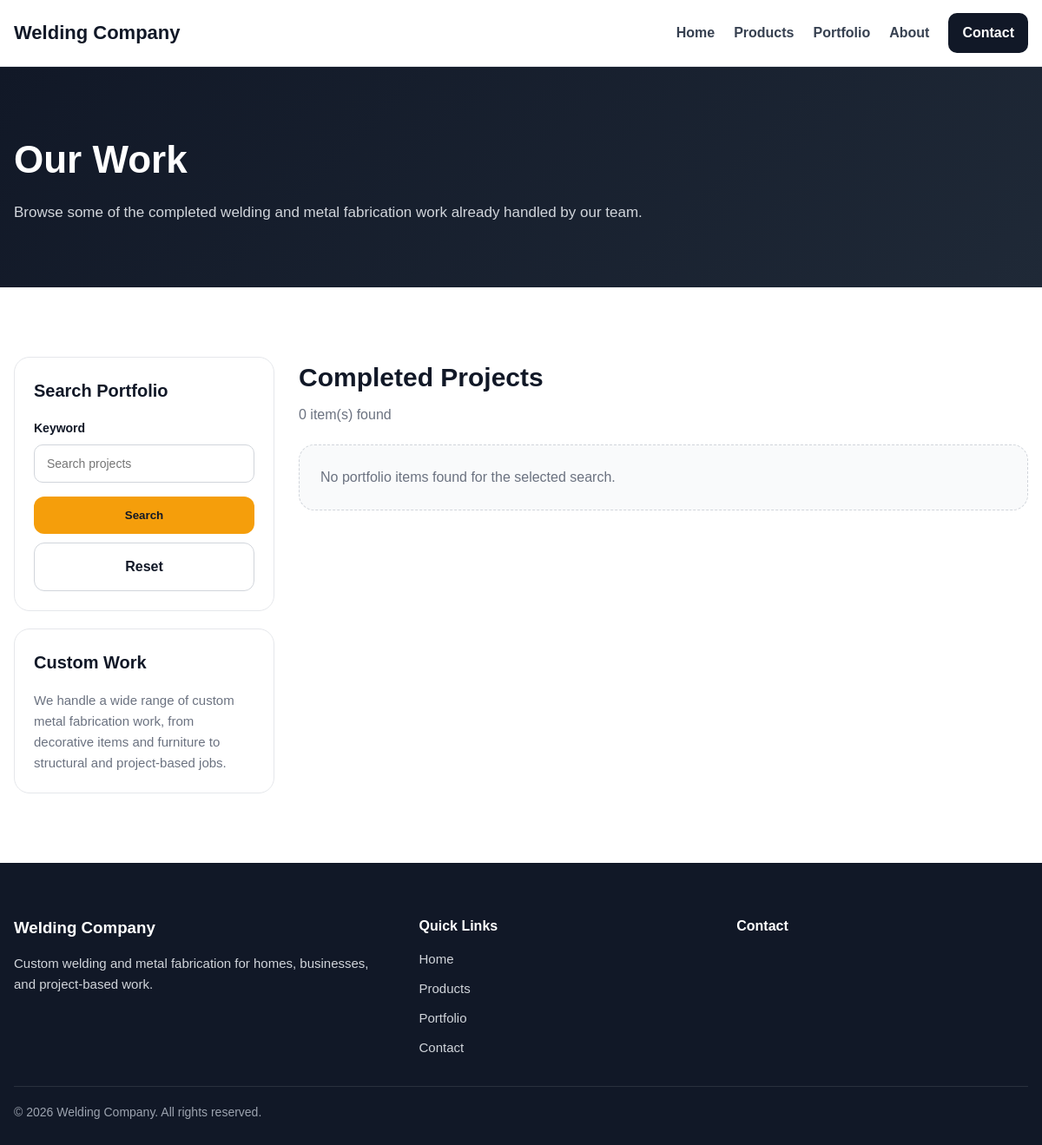
/portfolio.php, run on an earlier commit of the app's database.
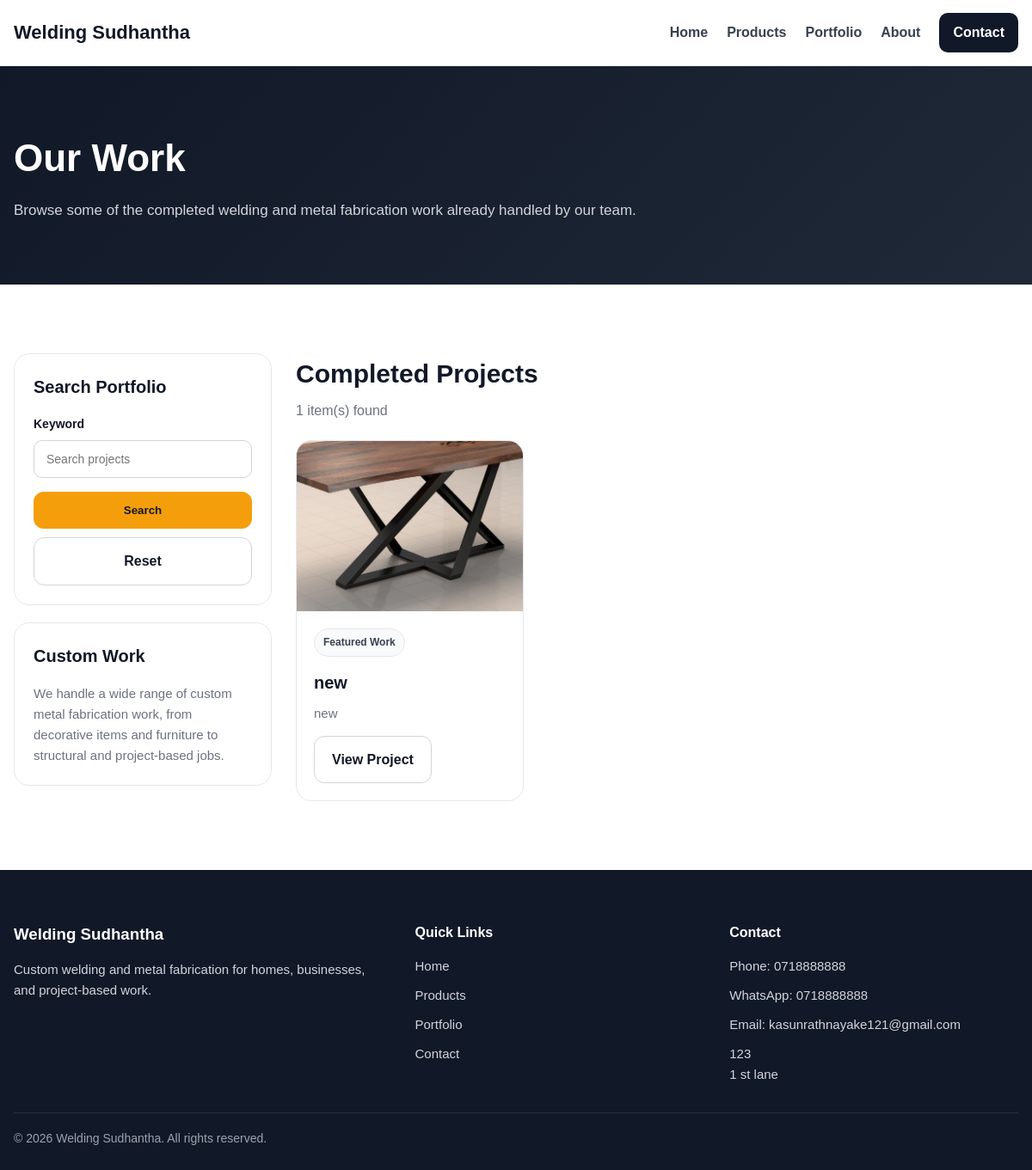
And on a later commit of the database.
### tables this page shows
CREATE TABLE `site_settings` (
  `id` int NOT NULL,
  `site_name` varchar(200) NOT NULL,
  `phone` varchar(50) DEFAULT NULL,
  `whatsapp` varchar(50) DEFAULT NULL,
  `email` varchar(150) DEFAULT NULL,
  `address` text,
  `hero_title` varchar(255) DEFAULT NULL,
  `hero_subtitle` text
);

CREATE TABLE `portfolio_items` (
  `id` int NOT NULL,
  `title` varchar(200) NOT NULL,
  `slug` varchar(220) NOT NULL,
  `short_description` text,
  `full_description` text,
  `is_featured` tinyint(1) DEFAULT '0',
  `status` tinyint(1) DEFAULT '1',
  `created_at` timestamp NULL DEFAULT CURRENT_TIMESTAMP
);

### includes/functions.php (called while the page is built, shortened)
<?php
function e($value): string
{
    return htmlspecialchars((string)($value ?? ''), ENT_QUOTES, 'UTF-8');
}
function get_site_settings(PDO $pdo): array
{
    $stmt = $pdo->query("SELECT * FROM site_settings ORDER BY id ASC LIMIT 1");
    $settings = $stmt->fetch();
    return $settings ?: [
        'site_name' => 'Welding Company',
        'phone' => '',
        'whatsapp' => '',
        'email' => '',
        'address' => '',
        'hero_title' => 'Custom Welding & Metal Fabrication',
        'hero_subtitle' => 'We build metal products and custom fabrication work for homes, businesses, and projects.'
    ];
}
function get_public_portfolio_items(PDO $pdo, string $search = ''): array
{
    $sql = "
        SELECT pi.*,
               (
                   SELECT pim.image_path
                   FROM portfolio_images pim
                   WHERE pim.portfolio_item_id = pi.id
                   ORDER BY pim.sort_order ASC, pim.id ASC
                   LIMIT 1
               ) AS primary_image
        FROM portfolio_items pi
        WHERE pi.status = 1
    ";
    $params = [];
    $sql .= " ORDER BY pi.is_featured DESC, pi.id DESC ";
    $stmt = $pdo->prepare($sql);
    $stmt->execute($params);
    return $stmt->fetchAll();
}

### portfolio.php (the view, shortened to what the changed rows need)
<?php
require_once __DIR__ . '/includes/db.php';
require_once __DIR__ . '/includes/functions.php';
$siteSettings = get_site_settings($pdo);
$search = trim($_GET['search'] ?? '');
$portfolioItems = get_public_portfolio_items($pdo, $search);
$frontendCssFiles = ['portfolio.css'];
require_once __DIR__ . '/includes/frontend-header.php';
?>
<section class="page-hero">
    <div class="container">
        <div class="page-hero-content">
            <h1>Our Work</h1>
        </div>
    </div>
</section>
<section class="section">
    <div class="container">
        <div class="portfolio-layout">
            <div class="portfolio-content">
                <div class="portfolio-toolbar">
                    <div>
                        <h2>Completed Projects</h2>
                        <p><?php echo count($portfolioItems); ?> item(s) found</p>
                    </div>
                </div>
                <?php if (!empty($portfolioItems)): ?>
                    <div class="card-grid">
                        <?php foreach ($portfolioItems as $item): ?>
                            <article class="common-card">
                                <div class="common-card-image">
                                    <?php if (!empty($item['primary_image'])): ?>
                                        <img src="<?php echo UPLOADS_URL . 'portfolio/' . e($item['primary_image']); ?>" alt="<?php echo e($item['title']); ?>">
                                    <?php else: ?>
                                        <div class="image-fallback">No Image</div>
                                    <?php endif; ?>
                                </div>
                                <div class="common-card-body">
                                    <div class="common-meta">
                                        <?php if ((int)$item['is_featured'] === 1): ?>
                                            <span>Featured Work</span>
                                        <?php endif; ?>
                                    </div>
                                    <h3><?php echo e($item['title']); ?></h3>
                                    <p>
                                        <?php echo e($item['short_description'] ?: 'Completed metal fabrication project.'); ?>
                                    </p>
                                    <a href="<?php echo BASE_URL; ?>portfolio-item.php?slug=<?php echo urlencode($item['slug']); ?>" class="btn btn-outline">
                                        View Project
                                    </a>
                                </div>
                            </article>
                        <?php endforeach; ?>
                    </div>
                <?php else: ?>
                    <div class="empty-public-state">
                        <p>No portfolio items found for the selected search.</p>
                    </div>
                <?php endif; ?>
            </div>
        </div>
    </div>
</section>
<?php require_once __DIR__ . '/includes/frontend-footer.php'; ?>

### includes/frontend-header.php (shortened to what the changed rows need)
<?php
$frontendCssFiles = $frontendCssFiles ?? [];
?>
<!DOCTYPE html>
<html lang="en">
<head>
    <link rel="stylesheet" href="<?php echo ASSETS_URL; ?>css/frontend/shared.css">
    <?php foreach ($frontendCssFiles as $cssFile): ?>
        <link rel="stylesheet" href="<?php echo ASSETS_URL . 'css/frontend/' . e($cssFile); ?>">
    <?php endforeach; ?>
</head>
<body>
<header class="site-header">
    <div class="container header-inner">
        <a href="<?php echo BASE_URL; ?>" class="site-logo">
            <?php echo e($siteSettings['site_name'] ?: 'Welding Company'); ?>
        </a>
        <nav class="site-nav" id="siteNav">
            <a href="<?php echo BASE_URL; ?>">Home</a>
            <a href="<?php echo BASE_URL; ?>products.php">Products</a>
            <a href="<?php echo BASE_URL; ?>portfolio.php">Portfolio</a>
            <a href="<?php echo BASE_URL; ?>about.php">About</a>
            <a href="<?php echo BASE_URL; ?>contact.php" class="nav-cta">Contact</a>
        </nav>
    </div>
</header>

### includes/frontend-footer.php (shortened to what the changed rows need)
<footer class="site-footer">
    <div class="container footer-grid">
        <div class="footer-block">
            <h3><?php echo e($siteSettings['site_name'] ?: 'Welding Company'); ?></h3>
            <p>
                Custom welding and metal fabrication for homes, businesses, and project-based work.
            </p>
        </div>
        <div class="footer-block">
            <ul>
                <?php if (!empty($siteSettings['phone'])): ?>
                    <li>Phone: <?php echo e($siteSettings['phone']); ?></li>
                <?php endif; ?>
                <?php if (!empty($siteSettings['whatsapp'])): ?>
                    <li>WhatsApp: <?php echo e($siteSettings['whatsapp']); ?></li>
                <?php endif; ?>
                <?php if (!empty($siteSettings['email'])): ?>
                    <li>Email: <?php echo e($siteSettings['email']); ?></li>
                <?php endif; ?>
                <?php if (!empty($siteSettings['address'])): ?>
                    <li><?php echo nl2br(e($siteSettings['address'])); ?></li>
                <?php endif; ?>
            </ul>
        </div>
    </div>
    <div class="container footer-bottom">
        <p>&copy; <?php echo date('Y'); ?> <?php echo e($siteSettings['site_name'] ?: 'Welding Company'); ?>. All rights reserved.</p>
    </div>
</footer>
</body>
</html>

What changed in the data, as far as the page shows it:
added site_settings: site_name "Welding Sudhantha", phone "0718888888", whatsapp "0718888888", email "kasunrathnayake121@gmail.com", address "123 1 st lane"
added portfolio_items: is_featured "Featured Work", title "new", short_description "new"
Also different on the page:
count($portfolioItems): "0" → "1"
$siteSettings['site_name'] ?: 'Welding Company': "Welding Company" → (not shown)
text no longer shown: "No portfolio items found for the selected search."
text now shown: "Phone: WhatsApp: Email:"
